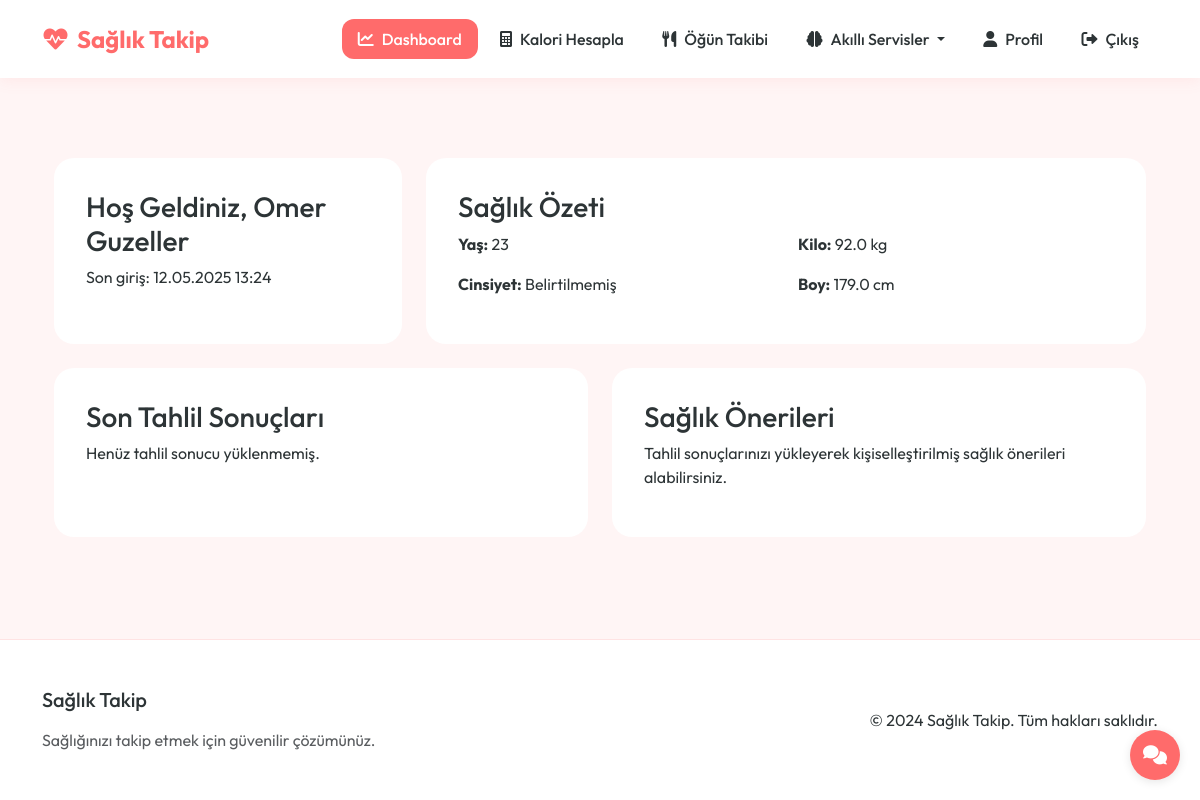
/dashboard (signed in), run on an earlier commit of the app's database.
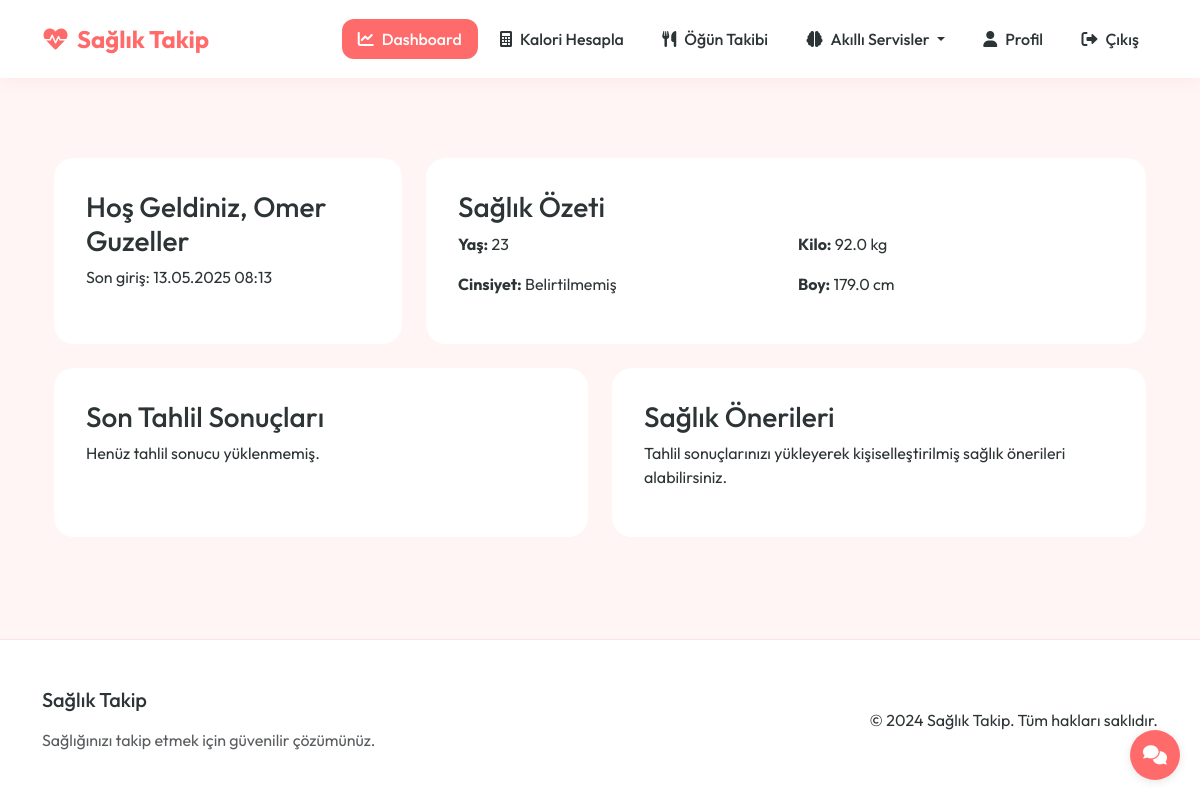
And on a later commit of the database.
### app.py (models this page shows, shortened)
class User(UserMixin, db.Model):
    id = db.Column(db.Integer, primary_key=True)
    email = db.Column(db.String(120), unique=True, nullable=False)
    password_hash = db.Column(db.String(128))
    name = db.Column(db.String(100))
    age = db.Column(db.Integer)
    gender = db.Column(db.String(10))
    weight = db.Column(db.Float)
    height = db.Column(db.Float)
    activity_level = db.Column(db.String(20))  # Sedentary, Lightly Active, Moderately Active, Very Active, Extra Active
    goal = db.Column(db.String(20))  # Lose Weight, Maintain, Gain Weight
    last_login = db.Column(db.DateTime, nullable=True)
    created_at = db.Column(db.DateTime, default=datetime.utcnow)
    test_results = db.relationship('TestResult', backref='user', lazy=True)
    meals = db.relationship('Meal', backref='user', lazy=True)

### app.py (the view)
@app.route('/dashboard')
@login_required
def dashboard():
    return render_template('main/dashboard.html')

### app.py (called while the page is built)
@login_manager.user_loader
def load_user(user_id):
    return User.query.get(int(user_id))

### health_app/templates/main/dashboard.html (shortened to what this page needs)
{% extends "base.html" %}
{% block content %}
<div class="container mt-5">
    <div class="row">
        <div class="col-md-4">
            <div class="dashboard-card">
                <h3>Hoş Geldiniz, {{ current_user.name }}</h3>
                <p>Son giriş: {{ current_user.last_login.strftime('%d.%m.%Y %H:%M') if current_user.last_login else 'İlk giriş' }}</p>
            </div>
        </div>
        <div class="col-md-8">
            <div class="dashboard-card">
                <h3>Sağlık Özeti</h3>
                <div class="row">
                    <div class="col-md-6">
                        <p><strong>Yaş:</strong> {{ current_user.age or 'Belirtilmemiş' }}</p>
                        <p><strong>Cinsiyet:</strong> {{ current_user.gender or 'Belirtilmemiş' }}</p>
                    </div>
                    <div class="col-md-6">
                        <p><strong>Kilo:</strong> {{ current_user.weight or 'Belirtilmemiş' }} kg</p>
                        <p><strong>Boy:</strong> {{ current_user.height or 'Belirtilmemiş' }} cm</p>
                    </div>
                </div>
            </div>
        </div>
    </div>
    <div class="row mt-4">
        <div class="col-md-6">
            <div class="dashboard-card">
                <h3>Son Tahlil Sonuçları</h3>
                {% if current_user.test_results %}
                    {% for result in current_user.test_results[-3:] %}
                        <div class="card mb-3">
                            <div class="card-body">
                                <h5 class="card-title">{{ result.date.strftime('%d.%m.%Y') }}</h5>
                                <p class="card-text">
                                    {% if result.recommendations %}
                                        {{ result.recommendations[:100] }}...
                                    {% else %}
                                        Henüz analiz edilmedi
                                    {% endif %}
                                </p>
                                <a href="{{ url_for('blood_test_detail', test_id=result.id) }}" class="btn btn-primary btn-sm">Detayları Gör</a>
                            </div>
                        </div>
                    {% endfor %}
                {% else %}
                    <p>Henüz tahlil sonucu yüklenmemiş.</p>
                {% endif %}
            </div>
        </div>
        <div class="col-md-6">
            <div class="dashboard-card">
                <h3>Sağlık Önerileri</h3>
                {% if current_user.test_results and current_user.test_results[-1].recommendations %}
                    <div class="alert alert-info">
                        {{ current_user.test_results[-1].recommendations }}
                    </div>
                {% else %}
                    <p>Tahlil sonuçlarınızı yükleyerek kişiselleştirilmiş sağlık önerileri alabilirsiniz.</p>
                {% endif %}
            </div>
        </div>
    </div>
</div>
{% endblock %}

### health_app/templates/base.html (shortened to what this page needs)
<!DOCTYPE html>
<html lang="tr">
<head>
    <link href="https://cdn.jsdelivr.net/npm/bootstrap@5.3.0/dist/css/bootstrap.min.css" rel="stylesheet">
    <link href="https://cdnjs.cloudflare.com/ajax/libs/font-awesome/6.0.0/css/all.min.css" rel="stylesheet">
    <link rel="stylesheet" href="https://cdnjs.cloudflare.com/ajax/libs/animate.css/4.1.1/animate.min.css">
</head>
<body>
    <nav class="navbar navbar-expand-lg">
        <div class="container">
            <a class="navbar-brand" href="{{ url_for('index') }}">
                <i class="fas fa-heartbeat me-2"></i>Sağlık Takip
            </a>
            <div class="collapse navbar-collapse" id="navbarNav">
                <ul class="navbar-nav ms-auto">
                    {% if current_user.is_authenticated %}
                        <li class="nav-item">
                            <a class="nav-link {% if request.endpoint == 'dashboard' %}active{% endif %}" href="{{ url_for('dashboard') }}">
                                <i class="fas fa-chart-line me-2"></i>Dashboard
                            </a>
                        </li>
                        <li class="nav-item">
                            <a class="nav-link {% if request.endpoint == 'calorie_calculator' %}active{% endif %}" href="{{ url_for('calorie_calculator') }}">
                                <i class="fas fa-calculator me-2"></i>Kalori Hesapla
                            </a>
                        </li>
                        <li class="nav-item">
                            <a class="nav-link {% if request.endpoint == 'meals' %}active{% endif %}" href="{{ url_for('meals') }}">
                                <i class="fas fa-utensils me-2"></i>Öğün Takibi
                            </a>
                        </li>
                        <li class="nav-item dropdown">
                            <a class="nav-link dropdown-toggle " href="#" id="smartServicesDropdown" role="button" data-bs-toggle="dropdown" aria-expanded="false">
                                <i class="fas fa-brain me-2"></i>Akıllı Servisler
                            </a>
                        </li>
                        <li class="nav-item">
                            <a class="nav-link {% if request.endpoint == 'profile' %}active{% endif %}" href="{{ url_for('profile') }}">
                                <i class="fas fa-user me-2"></i>Profil
                            </a>
                        </li>
                        <li class="nav-item">
                            <a class="nav-link" href="{{ url_for('logout') }}">
                                <i class="fas fa-sign-out-alt me-2"></i>Çıkış
                            </a>
                        </li>
                    {% endif %}
                </ul>
            </div>
        </div>
    </nav>
    <main class="main-content">
        <div class="container">
            {% block content %}{% endblock %}
        </div>
    </main>
    <button class="chat-toggle-btn" id="chatToggle">
        <i class="fas fa-comments"></i>
    </button>
    <footer class="footer">
        <div class="container">
            <div class="row align-items-center">
                <div class="col-md-6">
                    <h5 class="mb-3">Sağlık Takip</h5>
                    <p class="text-muted mb-0">Sağlığınızı takip etmek için güvenilir çözümünüz.</p>
                </div>
                <div class="col-md-6 text-md-end">
                    <p class="mb-0">&copy; 2024 Sağlık Takip. Tüm hakları saklıdır.</p>
                </div>
            </div>
        </div>
    </footer>
</body>
</html>

### health_app/templates/base.html (style rules this page uses)
:root { --primary-color: #FF6B6B !important; --primary-light: #FFE3E3 !important; --primary-dark: #FF4949 !important; --secondary-color: #4ECDC4 !important; --accent-color: #FF8B8B !important; --background-color: #FFF5F5 !important; --text-color: #2D3436 !important; --card-bg: #FFFFFF !important; --border-color: #FFE3E3 !important; }
body { font-family: 'Outfit', sans-serif !important; background-color: var(--background-color) !important; color: var(--text-color) !important; min-height: 100vh; display: flex; flex-direction: column; }
.navbar { background: var(--card-bg) !important; box-shadow: 0 2px 15px rgba(255, 107, 107, 0.1) !important; padding: 1rem 0; position: sticky; top: 0; z-index: 1000; backdrop-filter: blur(10px); -webkit-backdrop-filter: blur(10px); }
.navbar-brand { font-weight: 700 !important; color: var(--primary-color) !important; font-size: 1.5rem; transition: all 0.3s ease; }
.nav-link { color: var(--text-color) !important; font-weight: 500; padding: 0.5rem 1rem !important; border-radius: 12px; transition: all 0.3s ease; margin: 0 0.2rem; }
.nav-link.active { background-color: var(--primary-color) !important; color: white !important; }
.main-content { flex: 1; padding: 2rem 0; }
.footer { background: var(--card-bg); border-top: 1px solid var(--border-color); padding: 3rem 0; margin-top: auto; }
.dashboard-card { background: var(--card-bg); border-radius: 20px; padding: 2rem; height: 100%; transition: all 0.3s cubic-bezier(0.4, 0, 0.2, 1); }
.chat-toggle-btn { position: fixed; bottom: 20px; right: 20px; width: 50px; height: 50px; border-radius: 50%; background: #FF6B6B; color: white; border: none; box-shadow: 0 2px 10px rgba(0,0,0,0.1); display: flex; align-items: center; justify-content: center; font-size: 1.2rem; cursor: pointer; z-index: 999; transition: all 0.3s ease; }

What changed in the data, as far as the page shows it:
changed User "Omer Guzeller": last_login "12.05.2025 13:24" → "13.05.2025 08:13"
